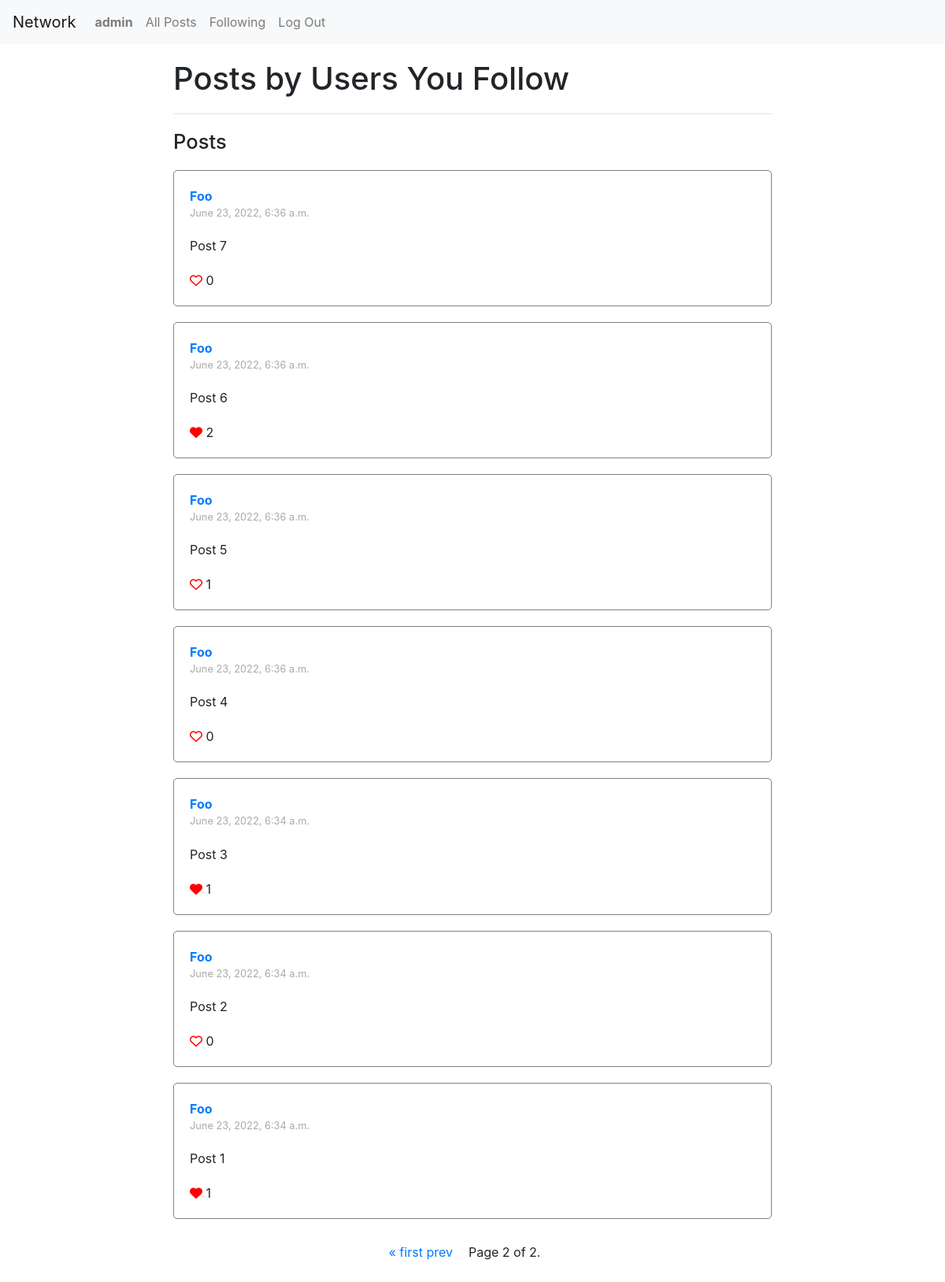
Screenshot of /following?page=2 (signed in) with the database file from the repository.
### network/models.py (models this page shows, shortened)
class User(AbstractUser):
    followers = models.ManyToManyField(
        "self", symmetrical=False, related_name="following"
    )

class Post(models.Model):
    user = models.ForeignKey(User, on_delete=models.CASCADE, related_name="posts")
    timestamp = models.DateTimeField(auto_now_add=True)
    text = models.CharField(max_length=140)
    likes = models.ManyToManyField(User, related_name="likes")

### network/views.py (the view)
# urls.py: path("following", views.following_view, name="following")
@login_required
def following_view(request):
    following = request.user.following.all()
    following_posts = []
    for followed_user in following:
        following_posts.extend( followed_user.posts.all())
    following_posts = sorted(following_posts, reverse=True, key=lambda post: post.timestamp)
    paginator = Paginator(following_posts, 10)  # Show 10 posts per page.
    page_number = request.GET.get("page")
    page_obj = paginator.get_page(page_number)
    return render(
        request,
        "network/following.html",
        {
            "page_obj": page_obj,
        },
    )

### network/templates/network/following.html (shortened to what this page needs)
{% extends 'network/posts.html' %}
{% load crispy_forms_tags %}
{% block body %}
    <h1>Posts by Users You Follow</h1>
    <hr class="divider">
{% endblock %}

### network/templates/network/posts.html (shortened to what this page needs)
{% extends 'network/layout.html' %}
{% load static %}
{% block posts %}
    <div id="posts-container">
        <h1 id="hdr-posts-container">Posts</h1>
        {% for post in page_obj %}
            <div class="post">
                <div class="post-user">
                    <a href={% url 'profile' post.user.username %}>{{ post.user }}</a>
                </div>
                <div class='timestamp'>{{post.timestamp}}</div>
                <div class="post-content" id="post-{{post.id}}-content">
                    {{ post.text }}
                </div>
                <div class="like-container" id="like-container-post-{{post.id}}">
                    {% if user.is_authenticated %}
                        {% if user not in post.likes.all %}
                            <i data-post="{{post.id}}" class="btn-like-toggle far fa-heart"></i>
                        {% else %}
                            <i data-post="{{post.id}}" class="btn-like-toggle fas fa-heart"></i>
                        {% endif %}
                    {% else %}
                        <a href="{% url 'login' %}"><i class="far fa-heart"></i></a>
                    {% endif %}
                    <span id="post-{{post.id}}-likes">{{ post.likes.count }}</span>
                </div>
            </div>
        {% empty %}
            <div class="post">There are no posts yet.</div>
        {% endfor%}
        <div class="pagination">
            <div class="step-links">
                <div class="prev">
                    {% if page_obj.has_previous %}
                        <a href="?page=1">&laquo; first</a>
                        <a href="?page={{ page_obj.previous_page_number }}">prev</a>
                    {% endif %}
                </div>
                <div class="current">
                    Page {{ page_obj.number }} of {{ page_obj.paginator.num_pages }}.
                </div>
            </div>
        </div>
    </div>
{% endblock %}

### network/templates/network/layout.html (shortened to what this page needs)
{% load static %}
<!DOCTYPE html>
<html lang="en">
    <head>
        <link rel="stylesheet" href="https://stackpath.bootstrapcdn.com/bootstrap/4.4.1/css/bootstrap.min.css">
        <link href="{% static 'network/styles.css' %}" rel="stylesheet">
    </head>
    <body>
        <nav class="navbar navbar-expand-lg navbar-light bg-light">
            <a class="navbar-brand" href="{% url 'index' %}">Network</a>
            <div>
              <ul class="navbar-nav mr-auto">
                {% if user.is_authenticated %}
                    <li class="nav-item">
                        <a class="nav-link" href="{% url 'profile' user.username %}"><strong>{{ user.username }}</strong></a>
                    </li>
                {% endif %}
                <li class="nav-item">
                  <a class="nav-link" href="{% url 'index' %}">All Posts</a>
                </li>
                {% if user.is_authenticated %}
                    <li class="nav-item">
                        <a class="nav-link" href="{% url 'following' %}">Following</a>
                    </li>
                    <li class="nav-item">
                        <a class="nav-link" href="{% url 'logout' %}">Log Out</a>
                    </li>
                {% endif %}
              </ul>
            </div>
          </nav>
        <div class="body">
            {% block body %}
            {% endblock %}
            {% block posts %}
            {% endblock%}
        </div>
    </body>
</html>

### network/static/network/styles.css (style rules this page uses)
* { box-sizing: border-box; padding: 0; margin: 0; }
.body { padding: 20px; max-width: 800px; margin: auto; }
.divider { margin-top: 20px; }
#hdr-posts-container { font-size: 1.6rem; margin-top: 20px; }
.post { border: 1px solid gray; border-radius: 5px; padding: 20px; margin-top: 20px; overflow: hidden; }
.post-user { font-weight: bold; }
.timestamp { font-size: 0.8rem; color: darkgray; }
.post-content { margin-top: 20px; }
.like-container { margin-top: 20px; }
.btn-like-toggle { cursor: pointer; }
.fa-heart { color: red; }
.pagination { display: flex; justify-content: center; margin: 30px 0; }
.step-links { display: flex; justify-content: space-evenly; }
.current { margin: 0 20px; }

### rows the page displays
User: username "admin"
Post: user "Foo", timestamp "June 23, 2022, 6:36 a.m.", text "Post 7", likes.count "0"
Post: user "Foo", timestamp "June 23, 2022, 6:36 a.m.", text "Post 6", likes.count "2"
Post: user "Foo", timestamp "June 23, 2022, 6:36 a.m.", text "Post 5", likes.count "1"
Post: user "Foo", timestamp "June 23, 2022, 6:36 a.m.", text "Post 4", likes.count "0"
Post: user "Foo", timestamp "June 23, 2022, 6:34 a.m.", text "Post 3", likes.count "1"
Post: user "Foo", timestamp "June 23, 2022, 6:34 a.m.", text "Post 2", likes.count "0"
Post: user "Foo", timestamp "June 23, 2022, 6:34 a.m.", text "Post 1", likes.count "1"

### other values shown
{{ page_obj.number }} "2"
{{ page_obj.paginator.num_pages }} "2"
